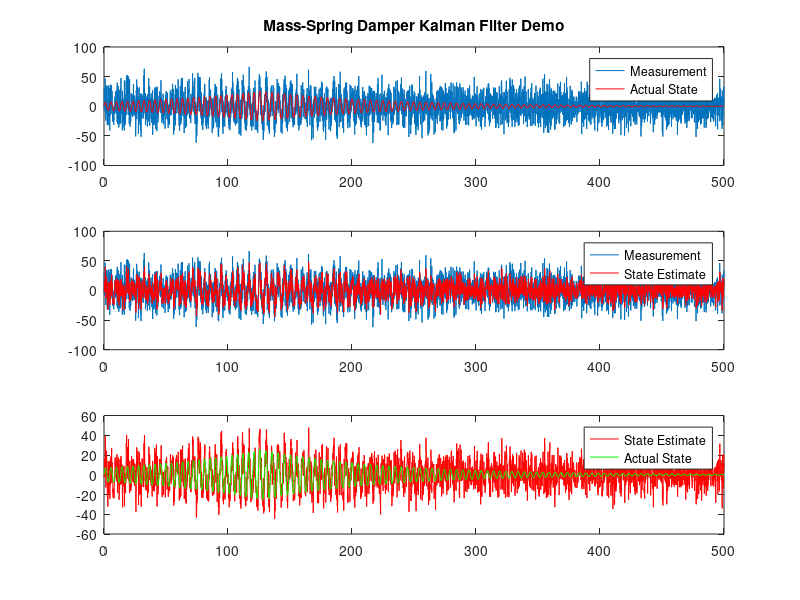

Source code (MATLAB):
%% initialize system parameters
k = 10;
m = 5;
cf = 0.9;
A = [0 1;-k/m -cf/m];
A2 = [0 1;-8/m -cf/m];
B = [0;1/m];
C = [1 0];
D = 0;
% process covariance noise
Q_mu = [0 0];
Q_cov = [0.1 0.5; .5 0.3];
% measurement covariance noise
R_mu = 0;
R_cov = 3;

%% system

s1 = ss(A,B,C,D); % LTI system object
[y,t,xs] = step(s1); % plot step response

%% Discrete-time model of the process
dt = 0.1; % sampling time of system
Phi = expm(A*dt);
Phi2 = expm(A2*dt);
H = C;
%% Simulation loop
T = 500;
n = T/dt;
x = zeros(2,n); % zero the state vector
z = zeros(1,n); % zero the measurement vector
wk = 1; % process noise source
vk = 10; % measurement noise
x(2,1) = 10;
disp(x(1,2));
Gamma = 1;
t = 0:dt:(n-1)*dt; % time vector
for i = 1:n
    if i>1250
        x(:,i+1) = x(:,i)+A2*x(:,i)*dt ;%+ Gamma*wk*mvnrnd(Q_mu,Q_cov,1).';%+ Gamma*wk*mvnrnd(Q_mu,Q_cov,1).';
        
    end
    if i<=1250
        %disp(x(:,i));
        %disp(A*x(:,i));
        x(:,i+1) = x(:,i)+A*x(:,i)*dt ;%+ Gamma*wk*mvnrnd(Q_mu,Q_cov,1).'; %Phi*x(:,i)+ Gamma*wk*mvnrnd(Q_mu,Q_cov,1).'; % generated with input-reffered noise
        %disp('s');
        %disp(Phi2*x(:,i));
        %disp( Gamma*wk*mvnrnd(Q_mu,Q_cov,1).');
    end
    % x(:,i+1) = Phi*x(:,i) + wk*(randn(2,1)); % process noise(direct)
    z(i) = H * x(:,i) + vk*mvnrnd(R_mu,R_cov,1);
end
%%plots

subplot(3,1,1),stairs(t,z)
title('Mass-Spring Damper Kalman Filter Demo')
hold on
stairs(t,x(1,1:end-1),'r')
legend('Measurement','Actual State')
hold off



%% kalman filter
x0 = x(:,1);
x_post = x0;
P_post = [0.1 0.1; 0.1 0.1];
    Q_k = [0.1 .1 ; 0.5 0.3];
    R_k1 = 0.3;
xhat = zeros(2,n);
xhat(:,1) = x0;
for i=1:n
    x_pri = x_post+ A*x_post*dt ;
    H_k1 = [1 0];
    phi_k = eye(2) + dt*A;
    P_pri = phi_k * P_post * (phi_k.') + Q_k;
    K_k1 = P_pri*(H_k1.') /(H_k1*P_pri*(H_k1.') + R_k1);
    Y_k1 = z(i);
    x_post = x_pri + K_k1*(Y_k1 - H_k1*x_pri);
    P_post = (eye(2) - K_k1*H_k1)*P_pri;
    xhat(:,i+1)=x_post;
end
subplot(3,1,2),stairs(t,z)
hold on
stairs(t,xhat(1,1:end-1),'r')
legend('Measurement','State Estimate')
hold off
subplot(3,1,3),stairs(t,xhat(1,1:end-1),'r')
hold on
stairs(t,x(1,1:end-1),'g')
legend('State Estimate','Actual State')
hold off



